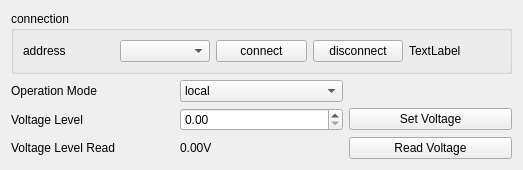
<?xml version="1.0" encoding="UTF-8"?>
<ui version="4.0">
 <class>Form</class>
 <widget class="QWidget" name="Form">
  <property name="geometry">
   <rect>
    <x>0</x>
    <y>0</y>
    <width>523</width>
    <height>133</height>
   </rect>
  </property>
  <property name="windowTitle">
   <string>Form</string>
  </property>
  <layout class="QVBoxLayout" name="verticalLayout">
   <item>
    <widget class="QGroupBox" name="groupBox">
     <property name="title">
      <string>connection</string>
     </property>
     <layout class="QHBoxLayout" name="horizontalLayout">
      <item>
       <widget class="QLabel" name="label_4">
        <property name="text">
         <string>address</string>
        </property>
       </widget>
      </item>
      <item>
       <widget class="QComboBox" name="address_comboBox"/>
      </item>
      <item>
       <widget class="QPushButton" name="connect_pushButton">
        <property name="text">
         <string>connect</string>
        </property>
       </widget>
      </item>
      <item>
       <widget class="QPushButton" name="disconnect_pushButton">
        <property name="text">
         <string>disconnect</string>
        </property>
       </widget>
      </item>
      <item>
       <widget class="QLabel" name="status_label">
        <property name="text">
         <string>TextLabel</string>
        </property>
       </widget>
      </item>
     </layout>
    </widget>
   </item>
   <item>
    <layout class="QGridLayout" name="gridLayout">
     <item row="0" column="1">
      <widget class="QComboBox" name="operationMode_comboBox">
       <item>
        <property name="text">
         <string>local</string>
        </property>
       </item>
       <item>
        <property name="text">
         <string>remote</string>
        </property>
       </item>
       <item>
        <property name="text">
         <string>lockout</string>
        </property>
       </item>
      </widget>
     </item>
     <item row="0" column="0">
      <widget class="QLabel" name="label">
       <property name="text">
        <string>Operation Mode</string>
       </property>
      </widget>
     </item>
     <item row="1" column="0">
      <widget class="QLabel" name="label_2">
       <property name="text">
        <string>Voltage Level</string>
       </property>
      </widget>
     </item>
     <item row="1" column="1">
      <widget class="QDoubleSpinBox" name="voltageLevel_doubleSpinBox"/>
     </item>
     <item row="1" column="2">
      <widget class="QPushButton" name="setVoltage_pushButton">
       <property name="text">
        <string>Set Voltage</string>
       </property>
      </widget>
     </item>
     <item row="2" column="0">
      <widget class="QLabel" name="label_3">
       <property name="text">
        <string>Voltage Level Read</string>
       </property>
      </widget>
     </item>
     <item row="2" column="1">
      <widget class="QLabel" name="voltageLevel_label">
       <property name="text">
        <string>0.00V</string>
       </property>
      </widget>
     </item>
     <item row="2" column="2">
      <widget class="QPushButton" name="readVoltage_pushButton">
       <property name="text">
        <string>Read Voltage</string>
       </property>
      </widget>
     </item>
    </layout>
   </item>
  </layout>
 </widget>
 <resources/>
 <connections/>
</ui>
